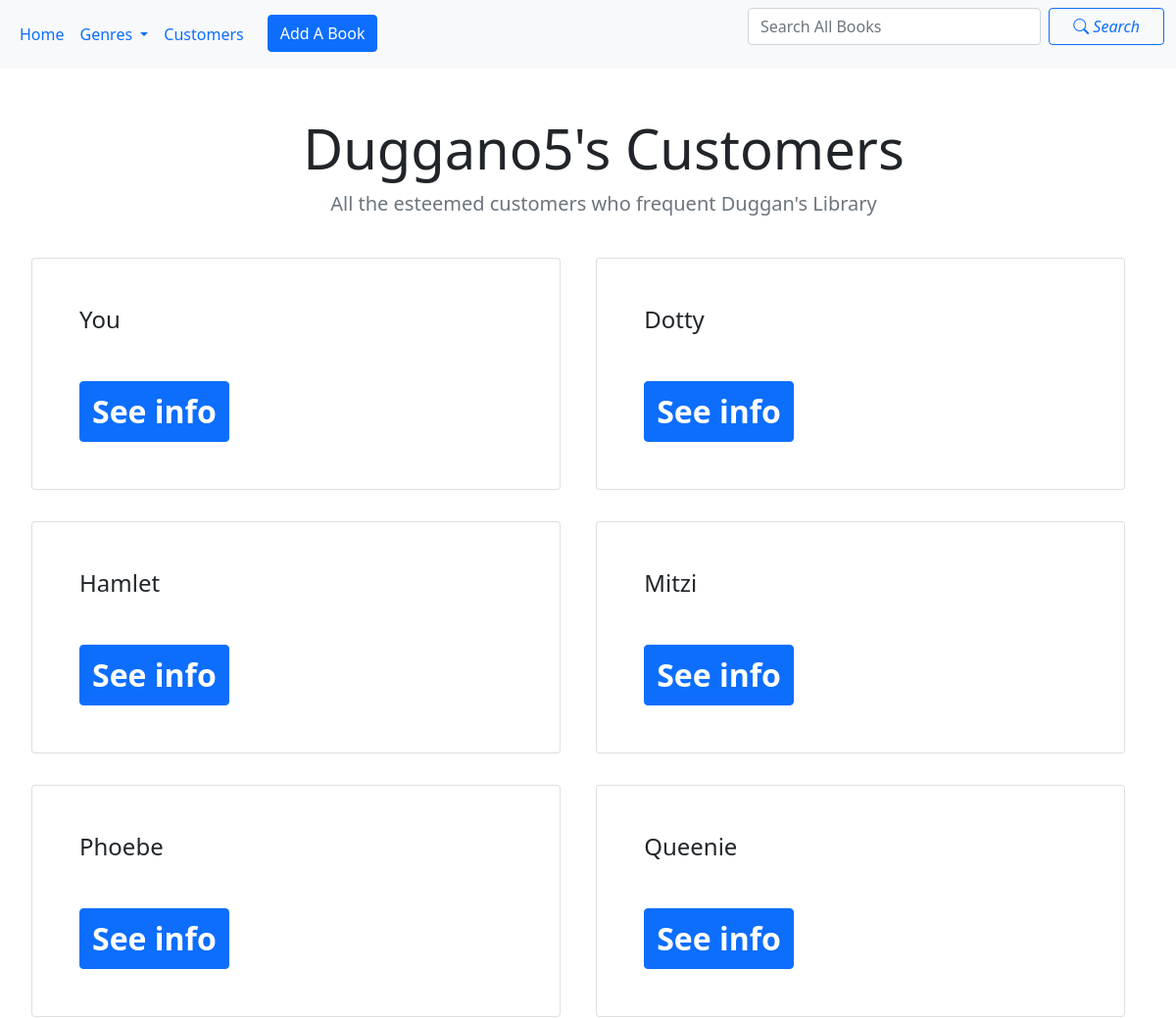
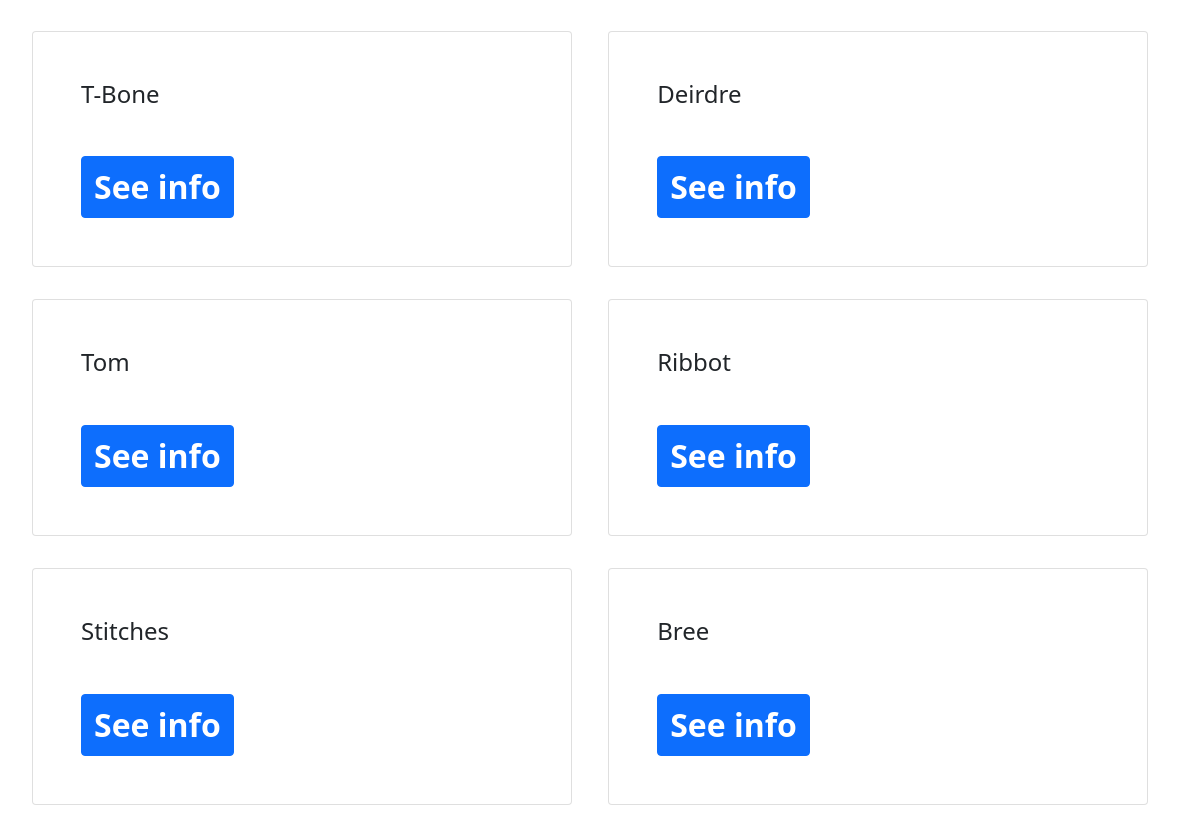
The app's page /customers/ with its own data (2 pictures, top to bottom).
### libraryapp/models.py (models this page shows, shortened)
class Customer(models.Model):
	id = models.AutoField(primary_key = True)
	name =  models.CharField(max_length = 64)

### libraryapp/views.py (the view)
# urls.py: path('customers/', view_all_customers, name='all_customers'), # # all customers
def view_all_customers(request):
	all_customers = Customer.objects.all()
	all_books = Book.objects.all()
	categories = []
	for book in all_books:
		if book.category not in categories:
			categories.append(book.category)
	return render(request, 'all_customers.html', {'customers': all_customers, 'books':all_books, 'categories': categories} )

### libraryapp/templates/all_customers.html
{% extends 'base.html' %}
{% block content %}
	<div id="main" style="padding-left: 2rem; padding-top: 2rem;">
		<div class="pricing-header p-3 pb-md-4 mx-auto text-center">
			<h1 class="display-4 fw-normal">Duggano5's Customers</h1>
			<p class="fs-5 text-muted">All the esteemed customers who frequent Duggan's Library</p>
		</div>
		{% for c in customers %}
			<div class="card" style="width: 45vw; padding: 2rem; margin-right: 2rem; margin-bottom: 2rem; display: inline-block;">
				<div class="card-body" style="padding: 1rem;">
					<h4 class="card-title" style="margin-bottom: 1rem;"> {{ c.name }} </h4>
					<a href="{% url 'single_customer' customer_id=c.id %}" class="btn btn-primary" style="font-size: 2rem; font-weight: 600; margin-top: 2rem;">See info</a>
				</div>
			</div>
		{% endfor %}
	</div>
{% endblock %}

### libraryapp/templates/base.html (shortened to what this page needs)
<html>
	<head>
		<link href="https://cdn.jsdelivr.net/npm/bootstrap@5.0.2/dist/css/bootstrap.min.css" rel="stylesheet">
		<link rel="stylesheet" href="https://cdn.jsdelivr.net/npm/bootstrap-icons@1.10.3/font/bootstrap-icons.css">
		{% block title %}
			<nav class="navbar navbar-expand-lg bg-light">
				<div class="container-fluid">
					<div class="collapse navbar-collapse" id="navbarSupportedContent">
						<ul class="navbar-nav me-auto mb-2 mb-lg-0">
							<li class="nav-item"> <a class="nav-link active" aria-current="page" href="{% url 'all_books' %}">Home</a> </li>
							<li class="nav-item dropdown"> <a class="nav-link dropdown-toggle" href="#" role="button" data-bs-toggle="dropdown" aria-expanded="false"> Genres </a>
							</li>
							<li class="nav-item"> <a class="nav-link" href="{% url 'all_customers' %}">Customers</a> </li>
							<li class="nav-item" style="padding-left: 1rem;"> <a class="btn btn-primary" href="{% url 'submit_book' %}" role="button">Add A Book</a> </li>
						</ul>
						<form class="d-flex" role="" action="{% url 'search_results' %}">
							<input class="form-control me-2" type="search" placeholder="Search All Books" aria-label="Search" name="search" style="margin: 0">
							<button class="btn btn-outline-primary" type="submit" style="width: 10rem;"> <i class="bi bi-search"> Search </i> </button>
						</form>
					</div>
				</div>
			</nav>
		{% endblock %}
	</head>
	<body>
		{% block content %}
		{% endblock %}
	</body>
</html>

### records on screen
Customer: name "You"
Customer: name "Dotty"
Customer: name "Hamlet"
Customer: name "Mitzi"
Customer: name "Phoebe"
Customer: name "Queenie"
Customer: name "T-Bone"
Customer: name "Deirdre"
Customer: name "Tom"
Customer: name "Ribbot"
Customer: name "Stitches"
Customer: name "Bree"
